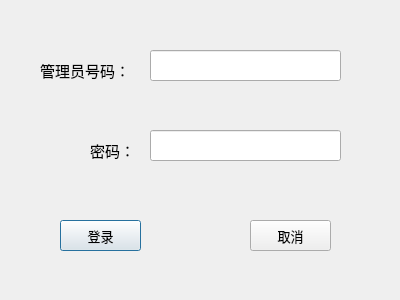
<?xml version="1.0" encoding="UTF-8"?>
<ui version="4.0">
 <class>Dialog</class>
 <widget class="QDialog" name="Dialog">
  <property name="geometry">
   <rect>
    <x>0</x>
    <y>0</y>
    <width>400</width>
    <height>300</height>
   </rect>
  </property>
  <property name="minimumSize">
   <size>
    <width>400</width>
    <height>300</height>
   </size>
  </property>
  <property name="maximumSize">
   <size>
    <width>400</width>
    <height>300</height>
   </size>
  </property>
  <property name="windowTitle">
   <string>Dialog</string>
  </property>
  <widget class="QLabel" name="label">
   <property name="geometry">
    <rect>
     <x>40</x>
     <y>50</y>
     <width>111</width>
     <height>41</height>
    </rect>
   </property>
   <property name="text">
    <string>&lt;html&gt;&lt;head/&gt;&lt;body&gt;&lt;p&gt;&lt;span style=&quot; font-size:11pt;&quot;&gt;管理员号码：&lt;/span&gt;&lt;/p&gt;&lt;/body&gt;&lt;/html&gt;</string>
   </property>
  </widget>
  <widget class="QLabel" name="label_2">
   <property name="geometry">
    <rect>
     <x>90</x>
     <y>130</y>
     <width>61</width>
     <height>41</height>
    </rect>
   </property>
   <property name="text">
    <string>&lt;html&gt;&lt;head/&gt;&lt;body&gt;&lt;p&gt;&lt;span style=&quot; font-size:11pt;&quot;&gt;密码：&lt;/span&gt;&lt;/p&gt;&lt;/body&gt;&lt;/html&gt;</string>
   </property>
  </widget>
  <widget class="QLineEdit" name="lineEdit">
   <property name="geometry">
    <rect>
     <x>150</x>
     <y>50</y>
     <width>191</width>
     <height>31</height>
    </rect>
   </property>
  </widget>
  <widget class="QLineEdit" name="lineEdit_2">
   <property name="geometry">
    <rect>
     <x>150</x>
     <y>130</y>
     <width>191</width>
     <height>31</height>
    </rect>
   </property>
   <property name="echoMode">
    <enum>QLineEdit::Password</enum>
   </property>
  </widget>
  <widget class="QPushButton" name="pushButton">
   <property name="geometry">
    <rect>
     <x>60</x>
     <y>220</y>
     <width>81</width>
     <height>31</height>
    </rect>
   </property>
   <property name="font">
    <font>
     <family>楷体</family>
     <pointsize>10</pointsize>
    </font>
   </property>
   <property name="text">
    <string>登录</string>
   </property>
  </widget>
  <widget class="QPushButton" name="pushButton_2">
   <property name="geometry">
    <rect>
     <x>250</x>
     <y>220</y>
     <width>81</width>
     <height>31</height>
    </rect>
   </property>
   <property name="font">
    <font>
     <family>楷体</family>
     <pointsize>10</pointsize>
    </font>
   </property>
   <property name="text">
    <string>取消</string>
   </property>
  </widget>
 </widget>
 <resources/>
 <connections>
  <connection>
   <sender>pushButton_2</sender>
   <signal>clicked()</signal>
   <receiver>Dialog</receiver>
   <slot>shut()</slot>
   <hints>
    <hint type="sourcelabel">
     <x>281</x>
     <y>239</y>
    </hint>
    <hint type="destinationlabel">
     <x>181</x>
     <y>271</y>
    </hint>
   </hints>
  </connection>
  <connection>
   <sender>pushButton</sender>
   <signal>clicked()</signal>
   <receiver>Dialog</receiver>
   <slot>open()</slot>
   <hints>
    <hint type="sourcelabel">
     <x>91</x>
     <y>236</y>
    </hint>
    <hint type="destinationlabel">
     <x>25</x>
     <y>254</y>
    </hint>
   </hints>
  </connection>
 </connections>
 <slots>
  <slot>shut()</slot>
  <slot>open2()</slot>
 </slots>
</ui>
